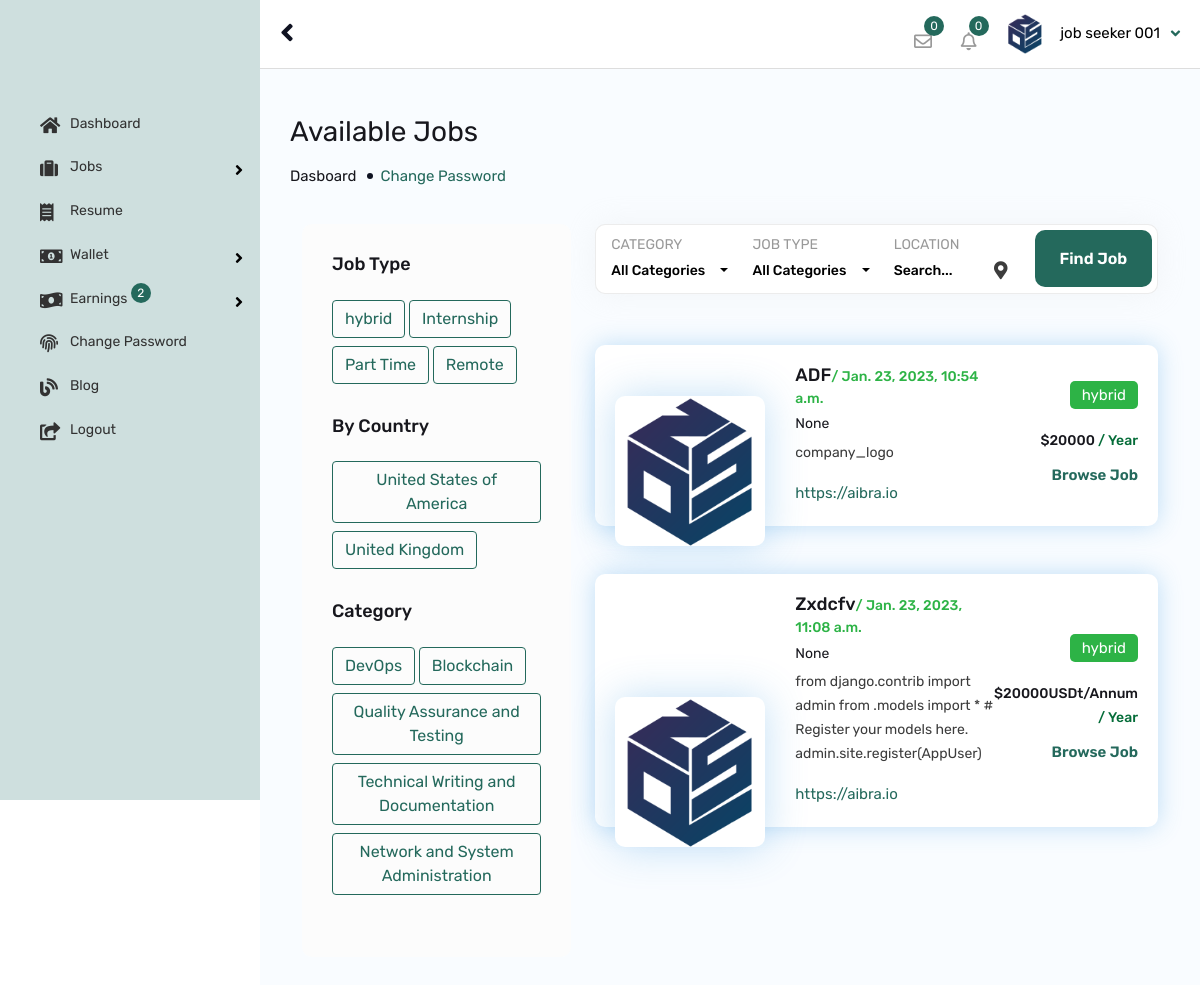
/job/search-job/job_type/hybrid/ (signed in), run on the app's committed database.
### app_user/models.py (models this page shows, shortened)
class AppUser(models.Model):
    qr_photo = models.FileField(upload_to='account_files/profile_photos/', blank=True, default="default_files/default_face.jpg")
    user = models.OneToOneField(User, on_delete=models.CASCADE)
    account_type = models.CharField(default="candidate",max_length=10)
    cprofile_status = models.BooleanField(default=False)
    cv = models.FileField(upload_to='account_files/profile_photos/', blank=True, default="default_files/default_face.jpg")
    profile_photo = models.FileField(upload_to='account_files/profile_photos/', blank=True, default="default_files/default_face.jpg")
    address = models.TextField(default=" ")
    country = models.CharField(default=" ",max_length=100)
    postcode = models.CharField(default=" ",max_length=100, blank=True, null=True)
    language = models.CharField(default=" ",max_length=100, blank=True, null=True)
    job_category = models.CharField(default=" ",max_length=100, blank=True, null=True)
    city = models.CharField(default=" ",max_length=100, blank=True, null=True)
    experience = models.CharField(default=" ",max_length=100, blank=True, null=True)
    current_salary = models.CharField(default=" ",max_length=100, blank=True, null=True)
    expected_salary = models.CharField(default=" ",max_length=100, blank=True, null=True)
    phone_no = models.CharField(default=" ",max_length=15)
    age = models.CharField(default="dd/mm/yyyy",max_length=55)
    gender = models.CharField(default=" ",max_length=10)
    facebook_link = models.CharField(default="",max_length=100, blank=True, null=True)
    twitter_link = models.CharField(default="",max_length=100, blank=True, null=True)
    instagram_link = models.CharField(default="",max_length=100, blank=True, null=True)
    linkedin_link = models.CharField(default="",max_length=100, blank=True, null=True)
    github_link = models.CharField(default="",max_length=100, blank=True, null=True)
    discord_link = models.CharField(default="",max_length=100, blank=True, null=True)
    agency_name = models.CharField(default="",max_length=30, null=True)
    rank = models.CharField(default="1",max_length=30, null=True)
    ranks = models.CharField(default="1",max_length=30, null=True)
    rankers = models.CharField(default="1",max_length=30, null=True)
    charge = models.CharField(default="0",max_length=30, null=True)
    bio = models.TextField(default="This agency have not updated their bio..", null=True)
    agency_logo = models.FileField(upload_to='account_files/profile_photos/', blank=True, default="default_files/default_face.jpg")
    resume = models.ForeignKey(Resume, on_delete=models.CASCADE, null=True)
    otp_code = models.CharField(default="none",max_length=10)
    ec_status = models.BooleanField(default=False)
    status = models.BooleanField(default=False)
    wallet_address = models.CharField(default="null",max_length=100)
    wallet_key = models.CharField(default="null",max_length=100)
    pub_date = models.DateTimeField(default=timezone.now)

### job/models.py (models this page shows, shortened)
class Job(models.Model):
	title = models.CharField(max_length=50, default="none")
	salary = models.CharField(max_length=30, default="none")
	category = models.CharField(max_length=30, default="none")
	description = models.TextField(default="none")
	company_logo = models.FileField(upload_to='account_files/profile_photos/', blank=True, default="default_files/default_face.jpg")
	job_type = models.CharField(max_length=20, default="none")
	experience = models.CharField(max_length=120, default="none")
	qualification = models.CharField(max_length=20, default="none", null=True)
	responsibility = models.TextField(default="none")
	skill_tag = models.CharField(max_length=2000, default="no skill required", null=True)
	requirement = models.TextField(default="none")
	contact_phone = models.CharField(max_length=20, default="none")
	contact_email = models.CharField(max_length=30, default="none")
	website = models.CharField(max_length=30, default="none")
	address = models.TextField(default="none")
	country = models.CharField(max_length=30, default="none")
	deadline = models.CharField(max_length=30, default="none")
	app_user = models.ForeignKey(AppUser, on_delete=models.CASCADE)
	applications = models.ManyToManyField(Application, through="JobApplicationConnector")
	interviews = models.ManyToManyField(Interview, through="JobInterviewConnector")
	quiz = models.ForeignKey(Quiz, on_delete=models.CASCADE, null=True)
	results = models.ManyToManyField(Result, through="JobResultConnector")
	status = models.BooleanField(default=False)
	pub_date = models.DateTimeField(default=timezone.now)

### job/views.py (the view)
# urls.py: path("search-job/<str:query_type>/<str:query>/", views.SearchJobView, name="search_job"),
def SearchJobView(request, query_type, query):
    app_user = AppUser.objects.get(user__pk=request.user.id)
    if request.method == "POST":
        pass
    else:
        jobs = Job.objects.all()
        job_types = set()
        countries = set()
        titles = set()
        categories = set()
        for item in jobs:
            job_types.add(item.job_type)
            countries.add(item.country)
            titles.add(item.title)
            categories.add(item.category)
        if query_type == "job_type":
            search_results = Job.objects.filter(job_type=query)
        elif query_type == "country":
            search_results = Job.objects.filter(country=query)
        elif query_type == "title":
            search_results = Job.objects.filter(title=query)
        elif query_type == "category":
            search_results = Job.objects.filter(category=query)
        else:
            pass
        context = {"app_user": app_user, "jobs": jobs, "search_results": search_results,
        "job_types": job_types, "countries": countries,
        "titles": titles, "categories": categories}
        return render(request, "job/search_job.html", context )

### job/templates/job/search_job.html (shortened to what this page needs)
{% extends 'app_user/auth_base.html' %}
{% load static %}
{% load humanize %}
{% block content %}
{% include "app_user/header.html" %}
{% include "app_user/sidebar.html" %}
        <div id="content">
            <div class="content-admin-main">
                <div class="wt-admin-right-page-header clearfix">
                    <h2>Available Jobs</h2>
                    <div class="breadcrumbs"><a href="#">Dasboard</a><span>Change Password</span></div>
                </div>
                <div class="container">
                    <div class="row">
                        <div class="col-lg-4 col-md-12 rightSidebar query">
                            <div class="side-bar">
                                <div class="sidebar-elements search-bx">
                                    <form method="post">
                                        <div class="form-group mb-4">
                                            <h4 class="section-head-small mb-4">Job Type</h4>
                                            <div class="tagcloud">
                                                {% for item in job_types %}
                                                    <a href="{% url 'job:search_job' 'job_type' item %}"><button class="btn btn-outline-primary mb-2" type="button">{{ item }}</button></a>
                                                {% endfor %}
                                            </div>
                                        </div>
                                        <div class="form-group mb-4">
                                            <h4 class="section-head-small mb-4">By Country</h4>
                                            {% if countries %}
                                                <div class="tagcloud">
                                                    {% for item in countries %}
                                                        <a href="{% url 'job:search_job' 'country' item %}"><button class="btn btn-outline-primary mb-2" type="button">{{ item }}</button></a>
                                                    {% endfor %}
                                                </div>
                                            {% else %}
                                            <div class="tagcloud">
                                                Nothing yet!
                                            </div>
                                            {% endif %}
                                        </div>
                                        <div class="form-group mb-4">
                                            <h4 class="section-head-small mb-4">Category</h4>
                                            {% if categories %}
                                                {% for item in categories %}
                                                <a href="{% url 'job:search_job' 'category' item %}"><button class="btn btn-outline-primary mb-2" type="button"> {{ item }}</button></a>
                                                {% endfor %}
                                            {% endif %}
                                        </div>
                                    </form>
                                </div>
                            </div>
                        </div>
                        <div class="col-lg-8 col-md-12">
                            <div class="twm-bnr-search-bar">
                                <form method="post">
                                    <div class="row">
                                        <div class="form-group col-xl-3 col-lg-6 col-md-6">
                                            <label>category</label>
                                        </div>
                                        <div class="form-group col-xl-3 col-lg-6 col-md-6">
                                            <label>Job Type</label>
                                        </div>
                                        <div class="form-group col-xl-3 col-lg-6 col-md-6">
                                            <label>Location</label>
                                            <div class="twm-inputicon-box">
                                                <input name="location" type="text" required class="form-control" placeholder="Search..." required>
                                                <i class="twm-input-icon fas fa-map-marker-alt"></i>
                                            </div>
                                        </div>
                                        <div class="form-group col-xl-3 col-lg-6 col-md-6">
                                            <button type="submit" class="site-button" style="background-color:#24695c">Find Job</button>
                                        </div>
                                    </div>
                                </form>
                            </div>
                            <br><br>
                             <div class="twm-jobs-list-wrap">
                                <ul>
                                	{% for item in search_results %}
                                     <li>
                                         <div class="twm-jobs-list-style1 mb-5">
                                             <div class="twm-media">
                                                 <img src="{{ item.company_logo.url }}" alt="#">
                                             </div>
                                             <div class="twm-mid-content">
                                                 <a href="{% url 'job:job_detail' item.id %}" class="twm-job-title">
                                                     <h4>{{ item.title }}<span class="twm-job-post-duration">/ {{ item.pub_date }}</span></h4>
                                                     <h6>{{ item.app_user.agency_name }}</h6>
                                                 </a>
                                                 <p class="twm-job-address">{{ item.description|safe|truncatewords:19 }}</p>
                                                 <a href="https://themeforest.net/user/thewebmax/portfolio" class="twm-job-websites site-text-primary">https://aibra.io</a>
                                             </div>
                                             <div class="twm-right-content">
                                                 <div class="twm-jobs-category green"><span class="twm-bg-green">{{ item.job_type }}</span></div>
                                                 <div class="twm-jobs-amount">${{ item.salary }} <span>/ Year</span></div>
                                                 <a href="{% url 'job:job_detail' item.id %}" class="twm-jobs-browse site-text-primary">Browse Job</a>
                                             </div>
                                         </div>
                                     </li>
                                     {% endfor %}
                                 </ul>
                             </div>
                        </div>
                    </div>
                </div>
            </div>
        </div>
{% endblock %}

### app_user/templates/app_user/header.html (shortened to what this page needs)
{% load static %}
        <header id="header-admin-wrap" class="header-admin-fixed">
            <div id="header-admin">
                <div class="container">
                    <div class="header-left">
                        <div class="nav-btn-wrap">
                            <a class="nav-btn-admin" id="sidebarCollapse">
                                <span class="fa fa-angle-left"></span>
                            </a>
                        </div>
                    </div>
                    <div class="header-right">
                        <ul class="header-widget-wrap">
                            <li class="header-widget dashboard-message-dropdown">
                                <div class="dropdown">
                                    <a href="javascript:;" class="dropdown-toggle jobzilla-admin-messange" id="ID-MSG_dropdown" data-bs-toggle="dropdown">
                                        <i class="far fa-envelope"></i>
                                        <span class="notification-animate">0</span>
                                    </a>
                                </div>
                            </li>
                            <li class="header-widget dashboard-noti-dropdown">
                                <div class="dropdown">
                                    <a  href="javascript:;" class="dropdown-toggle jobzilla-admin-notification" id="ID-NOTI_dropdown" data-bs-toggle="dropdown">
                                        <i class="far fa-bell"></i>
                                        <span class="notification-animate">0</span>
                                    </a>
                            </li>
                            <li class="header-widget">
                                <div class="dashboard-user-section">
                                    <div class="listing-user">
                                        <div class="dropdown">
                                            <a href="javascript:;" class="dropdown-toggle" id="ID-ACCOUNT_dropdown" data-bs-toggle="dropdown">
                                                <div class="user-name text-black">
                                                    <span>
                                                        <img src="{{ app_user.profile_photo.url }}" alt="" />
                                                    </span>{{ app_user.user.first_name }} {{ app_user.user.last_name }}
                                                </div>
                                            </a>
                                        </div>
                                    </div>
                               </div>
                            </li>
                        </ul>
                    </div>
                </div>
            </div>
        </header>

### data on the page
AppUser: profile_photo (picture), user.first_name "job seeker", user.last_name "001"
Job: job_types "hybrid", countries "United Kingdom", categories "Network and System Administration", company_logo (picture), title "ADF", pub_date "Jan. 23, 2023, 10:54 a.m.", app_user.agency_name "None", description "company_logo", job_type "hybrid", salary "20000"
Job: job_types "Internship", categories "Quality Assurance and Testing"
Job: job_types "Part Time"
Job: job_types "Remote", countries "United States of America", categories "Blockchain"
Job: categories "DevOps"
Job: categories "Technical Writing and Documentation", company_logo (picture), title "Zxdcfv", pub_date "Jan. 23, 2023, 11:08 a.m.", app_user.agency_name "None", description "from django.contrib import admin from .models import * # Register your models here. admin.site.register(AppUser)", job_type "hybrid", salary "20000USDt/Annum"
